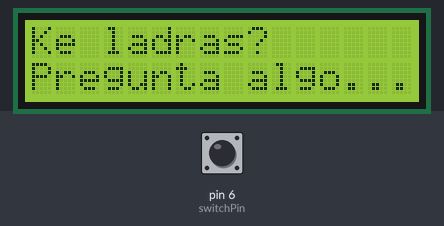
This sketch was run on a simulated Arduino Uno, built with avr-gcc and run on an emulated ATmega328P. On the bench: 16×2 character LCD. The inputs (shaded band) are chosen by the test bench; at power-on: pin 6 (switchPin) LOW. Random numbers use the default seed unless the sketch sets one.

Above: at 13.2 s.
13.3 s: pin 6 (switchPin) pulled HIGH for 0.15 s
At 14.8 s:
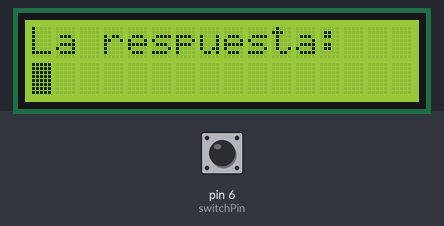
16.4 s: pin 6 (switchPin) pulled HIGH for 1 s
At 17.1 s:
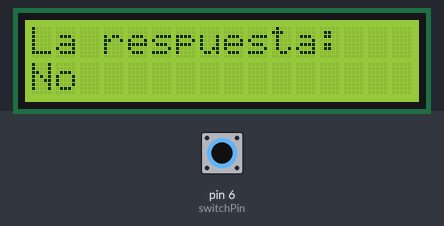
20.4 s: pin 6 (switchPin) pulled HIGH for 3.2 s
At 20.8 s:
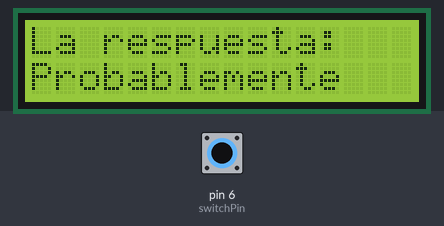
Timing chart, 0 to 23.4 s (numbered marks = the images above; inputs shaded):
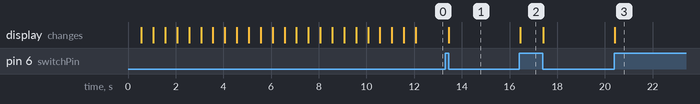

The sketch:

proyecto10_pantalla_lcd.ino
```cpp
//importar librería de pantalla LCD
#include <LiquidCrystal.h>

//Crear objeto de tipo LiquidCerystal(pines a utilizar)
LiquidCrystal lcd(12,11,5,4,3,2);

//variables y constantes
const int switchPin = 6;

int switchState = 0;
int prevSwitchState = 0;
int reply;

void setup() {
	//configurar tipo de pantalla. 16 columnas 2 filas
  lcd.begin(16,2);
  pinMode(switchPin,INPUT);
  //definir la posición del cursor
  lcd.setCursor(0,0);
  //hacer que el cursor parpadee
  lcd.blink();
  //array de char con una frase
  char caracteres[25] = "Hola esto es un programa";
  //mostrar 1 por 1 todos los char de la frase con 0,5 seg de retraso
  for(int x = 0; x < 24; x++){
    //si ha escrito 15 caracteres, scroll hacia la derecha
    //mueve la pantalla hacia la izquierda para ver los char de la derecha
    if(x > 15){
      lcd.scrollDisplayLeft();
    }
    lcd.print(caracteres[x]);
    delay(500);
  }
  //quitar el parpadeo
  lcd.noBlink();
  //limpiar la pantalla
  lcd.clear();
  //definir la posición del cursor
  lcd.setCursor(0,0);

  lcd.print("Ke ladras?");
  lcd.setCursor(0,1);
  lcd.print("Pregunta algo...");
}//setup

void loop() {
  switchState = digitalRead(switchPin);

  if (switchState != prevSwitchState)
  {
  	if (switchState == LOW)
  	{
  		reply = random(8);
  		lcd.clear();
  		lcd.setCursor(0,0);
  		lcd.print("La respuesta:");
  		lcd.setCursor(0,1);
     lcd.blink();
     delay(3000);
     lcd.noBlink();

  		switch(reply){
  			case 0:
  				lcd.print("Si");
  				break;
  			case 1:
  				lcd.print("Probablemente");
  				break;
  			case 2:
  				lcd.print("Desde luego");
  				break;
  			case 3:
  				lcd.print("Tiene buena pinta");
  				break;
  			case 4:
  				lcd.print("No estoy seguro");
  				break;
  			case 5:
  				lcd.print("Vuelve a preguntar");
  				break;
  			case 6:
  				lcd.print("Tengo dudas");
  				break;
  			case 7:
  				lcd.print("No");
  				break;
  		}
  	}
  }
  prevSwitchState = switchState;

}
```

Measured:
- after the input at 13.3 s, the display: changes after 0.15 s (image 1)
